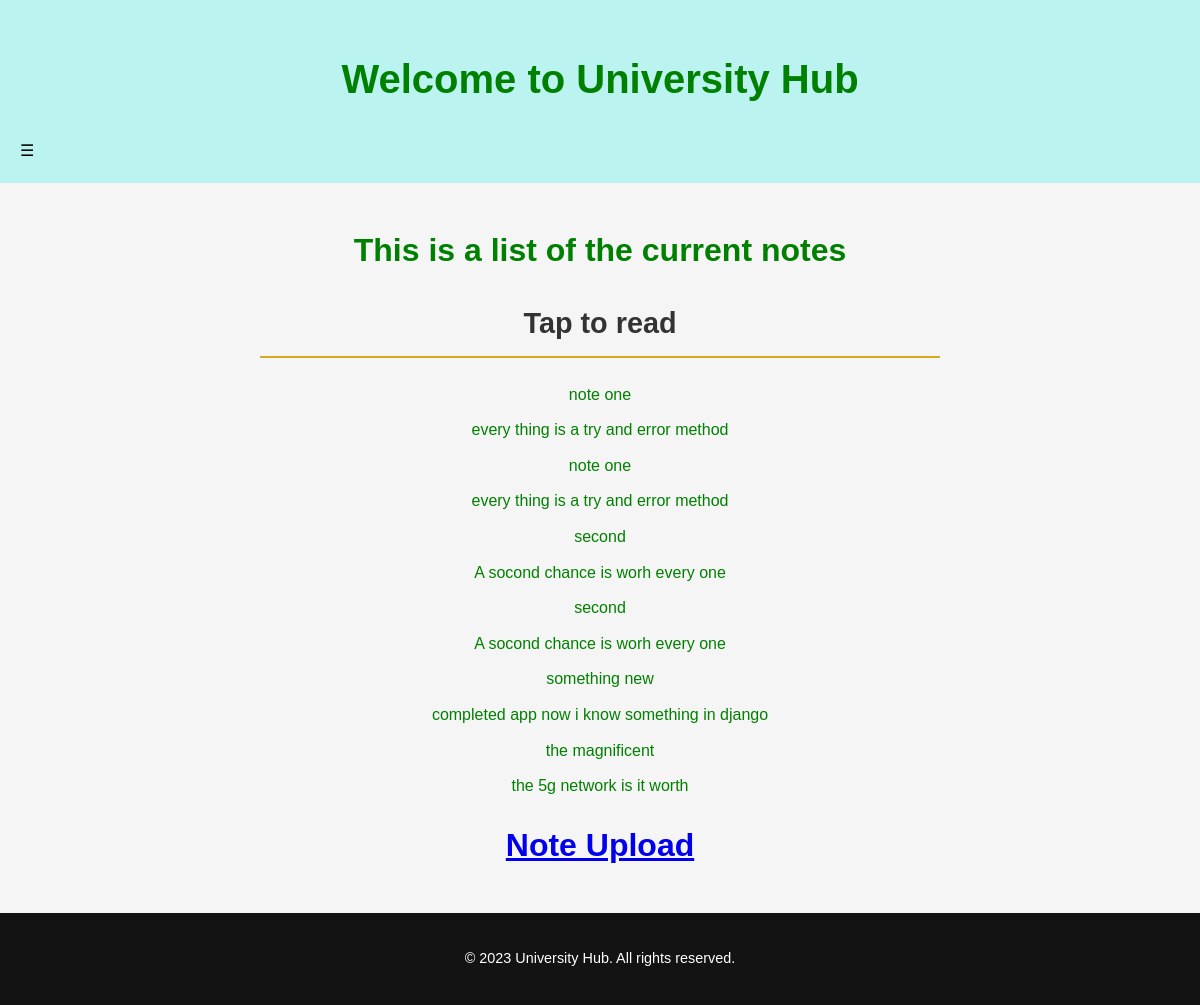
/share/notes/ (signed in), run on the app's committed database.
### file_sharing_app/models.py (models this page shows)
class Note(models.Model):
    title = models.CharField(max_length=200)
    note_file = models.FileField(upload_to='note/',default='')
    content = models.TextField()
    def __str__(self) -> str:
        return self.title

### file_sharing_app/views.py (the view)
# urls.py: path('notes/', views.note_list, name='note_list'),
@login_required
def note_list(request):
    notes = Note.objects.all()
    return render(request, 'file_sharing_app/note_list.html', {'notes': notes})

### file_sharing_app/templates/file_sharing_app/note_list.html
{% extends 'file_sharing_app/base.html'%}
{% block body %}
<div class='list'>
<h1> This is a list of the current notes </h1>
<h2>Tap to read</h2>
<ul>
{% for note in notes %}
<li>{{ note }}</a></li>
<file controls>
    <li>{{ note.content }}</li>
</file>
{% endfor %}
<h1 class="pulse-animation"><a href={% url 'upload_note' %}>Note Upload</a></h1>
</ul>
</div>
{% endblock body %}

### file_sharing_app/static/file_sharing_app/styles.css (style rules this page uses)
body { font-family: Arial, sans-serif; line-height: 1.6; margin: 0; padding: 0; background-color: #f5f5f5; }
.list { margin:0% 20% 0% 20% ; padding: 20px; align-content: center; text-align:center ; color: green; }
h2 { font-size: 1.8rem; color: #333; border-bottom: 2px solid goldenrod; padding-bottom: 10px; }
ul { list-style-type: none; padding: 0; }
ul li { margin-bottom: 10px; }
.pulse-animation { animation: pulseAnimation 2s infinite; }

### data on the page
Note: title "note one", content "every thing is a try and error method"
Note: title "note one", content "every thing is a try and error method"
Note: title "second", content "A socond chance is worh every one"
Note: title "second", content "A socond chance is worh every one"
Note: title "something new", content "completed app now i know something in django"
Note: title "the magnificent", content "the 5g network is it worth"
